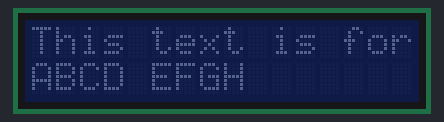
The sketch below on a simulated Arduino Uno, built with avr-gcc and run on an emulated ATmega328P. Parts: 16×2 character LCD.

Above: at 0.2 s.
At 4.4 s:
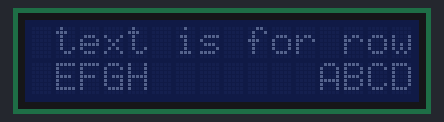
At 9.7 s:
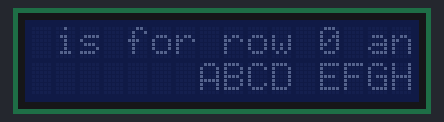
At 19.2 s:
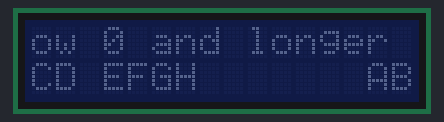
At 28.7 s:
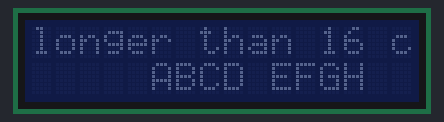
At 38.2 s:
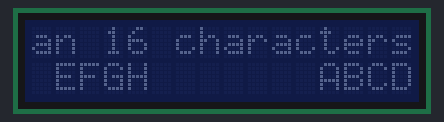

Measured:
- what the display in image 0 shows lasts 1.0 s, from 0.1 s to 1.1 s

The sketch:

lab21.ino
```cpp
// C++ code
//
#include <LiquidCrystal_I2C.h>
boolean SCROLL_FLAG = true;
int SCROLL_WAIT = 1000;
char SCROLL_DIRECTION = 'L';
char LCD_ROW_1 [] = "This text is for row 0 and longer than 16 characters.";
char LCD_ROW_2 [] = "ABCD EFGH";


LiquidCrystal_I2C lcd (32, 16, 2);

int text1Len;
int text2Len;
int c1 = 0;
int c2 = 0;

void setup()
{
  delay(10);
  lcd.init();
  Serial.begin(9600);
  text1Len = strlen(LCD_ROW_1);
  text2Len = strlen(LCD_ROW_2);
}

void loop()
{

  printScreen(text1Len, c1, 0, LCD_ROW_1);
  printScreen(text2Len, c2, 1, LCD_ROW_2);
  if(SCROLL_FLAG){
    if(SCROLL_DIRECTION == 'L'){
      c1++;
      c2++;
      c1 = c1 % (text1Len * 16);
      c2 = c2 % (text2Len * 16);
    }
    else if(SCROLL_DIRECTION == 'R'){
      c1--;
      c2--;

      c1 = (c1%(text1Len * 16) + (text1Len * 16))%(text1Len * 16);
      c2 = (c2%(text2Len * 16) + (text2Len * 16))%(text2Len * 16);
    }
  }

  delay(SCROLL_WAIT);
  lcd.clear();

}

void printScreen(int textLen, int counter, int row, char text[])
{
  for(int i = 0; i < 16; i++){
    int charIndex = i + counter;

    lcd.setCursor(i, row);

    if(text[charIndex] != '\0' && charIndex <= textLen)
    {

      lcd.print(text[charIndex]);
    }
    else if(charIndex % 16 >= textLen);
    else if(textLen < 16)
    {
      lcd.print(text[charIndex % 16 % textLen]);
    }
    else lcd.print(text[charIndex % textLen]);
  }
}
```
